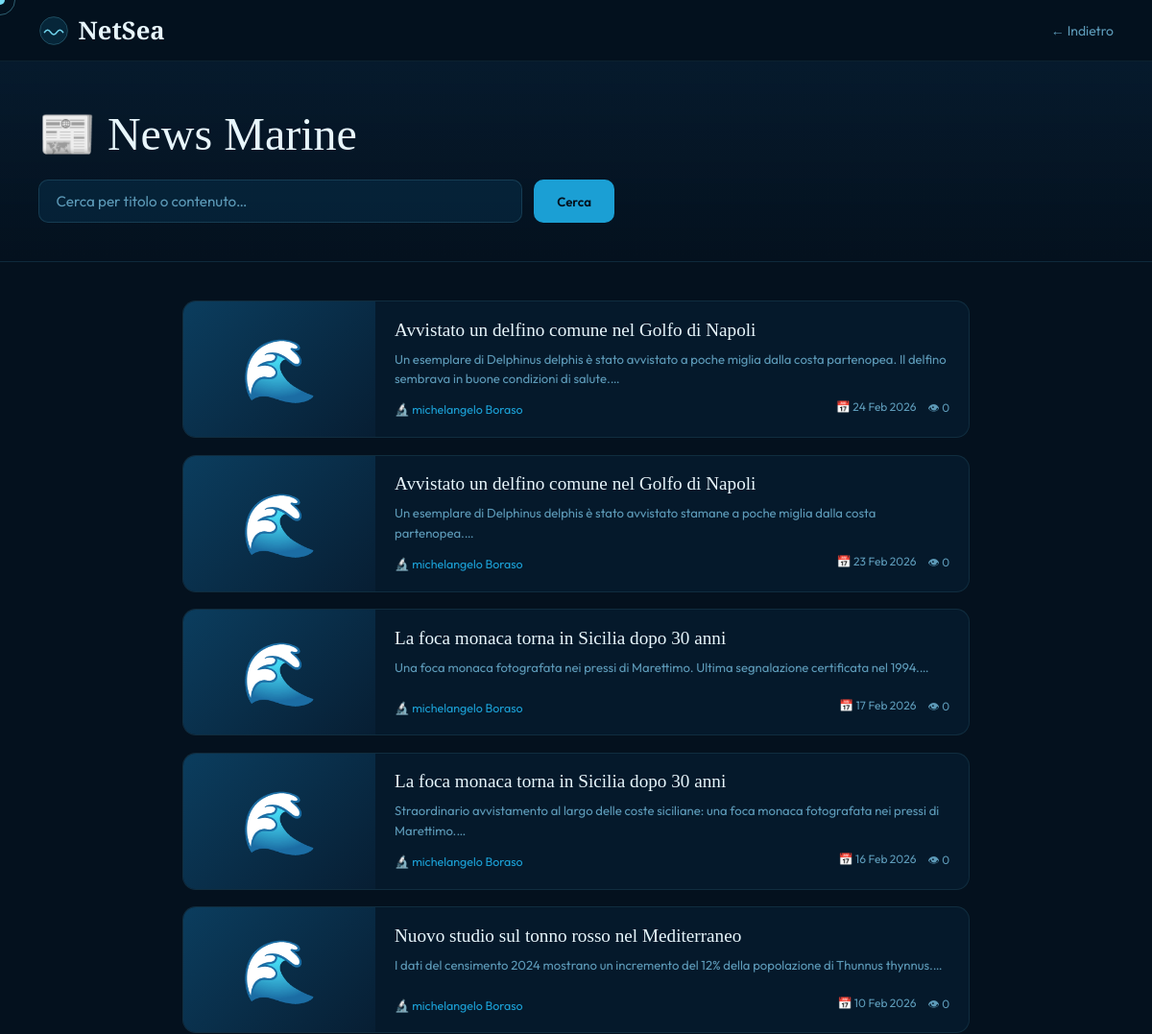
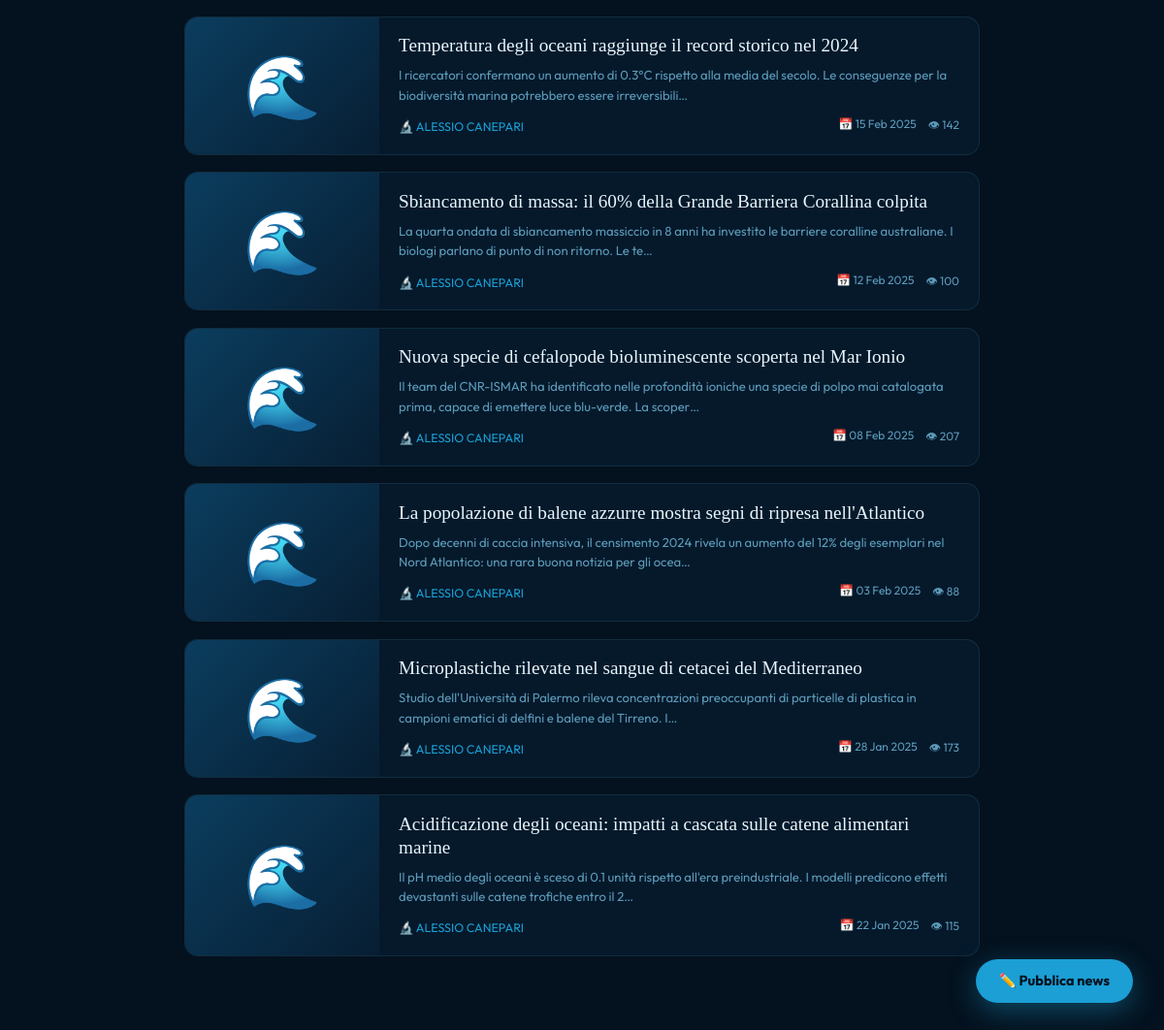
/news.php (signed in), run on the app's committed database (2 pictures, top to bottom).
### tables this page shows
CREATE TABLE `news` (
  `id_news` int(11) NOT NULL,
  `titolo` varchar(150) DEFAULT NULL,
  `contenuto` text DEFAULT NULL,
  `copertina` text DEFAULT NULL,
  `data_pub` date DEFAULT NULL,
  `visualizzazioni` int(11) DEFAULT NULL,
  `id_ricercatore` int(11) DEFAULT NULL
);

CREATE TABLE `utente` (
  `id_utente` int(11) NOT NULL,
  `username` varchar(50) DEFAULT NULL,
  `password_hash` text DEFAULT NULL,
  `email` varchar(150) DEFAULT NULL,
  `nome` varchar(100) DEFAULT NULL,
  `cognome` varchar(100) DEFAULT NULL,
  `data_registrazione` date DEFAULT NULL,
  `is_admin` tinyint(1) DEFAULT 0,
  `foto_profilo` varchar(255) DEFAULT NULL
);

### news.php (the view, shortened to what this page needs)
<?php
require 'config.php';
$q = trim($_GET['q'] ?? '');
$like = '%' . $q . '%';
if ($q) {
    $stmt = $connessione->prepare("
        SELECT n.*, u.nome AS nome_autore, u.cognome AS cognome_autore
        FROM news n
        JOIN ricercatore r ON n.id_ricercatore = r.id_ricercatore
        JOIN utente u ON r.id_ricercatore = u.id_utente
        WHERE n.titolo LIKE ? OR n.contenuto LIKE ?
        ORDER BY n.data_pub DESC
    ");
    $stmt->execute([$like, $like]);
} else {
    $stmt = $connessione->query("
        SELECT n.*, u.nome AS nome_autore, u.cognome AS cognome_autore
        FROM news n
        JOIN ricercatore r ON n.id_ricercatore = r.id_ricercatore
        JOIN utente u ON r.id_ricercatore = u.id_utente
        ORDER BY n.data_pub DESC
    ");
}
$tutte_news = $stmt->fetchAll();
?>
<!DOCTYPE html>
<html lang="it">
<head>
  <link rel="stylesheet" href="style.css">
</head>
<body>
<nav>
  <a href="index.php" class="nav-logo">
    <svg viewBox="0 0 40 40" fill="none">
      <circle cx="20" cy="20" r="18" fill="rgba(27,159,212,.15)" stroke="rgba(114,215,240,.3)" stroke-width="1"/>
      <path d="M8 22 Q12 16 16 22 Q20 28 24 22 Q28 16 32 22" stroke="#72d7f0" stroke-width="2" fill="none" stroke-linecap="round"/>
    </svg>
    NetSea
  </a>
  <a href="javascript:history.back()" class="nav-back">← Indietro</a>
</nav>
<div class="page-hero">
  <h1>📰 News Marine</h1>
  <form class="search-bar" method="GET" action="news.php">
    <input type="text" name="q" value="<?= htmlspecialchars($q) ?>"
           placeholder="Cerca per titolo o contenuto…" autocomplete="off">
    <button type="submit">Cerca</button>
  </form>
</div>
<div class="main">
  <?php if (empty($tutte_news)): ?>
    <div class="empty">
      <div>🌊</div>
      <p><?= $q ? 'Nessuna news trovata per questa ricerca.' : 'Nessuna news pubblicata ancora.' ?></p>
    </div>
  <?php else: ?>
    <?php foreach ($tutte_news as $n):
      $data   = $n['data_pub'] ? date('d M Y', strtotime($n['data_pub'])) : '';
      $autore = trim(($n['nome_autore'] ?? '') . ' ' . ($n['cognome_autore'] ?? ''));
      $isImg  = !empty($n['copertina']) && preg_match('/\.(jpg|jpeg|png|gif|webp)$/i', $n['copertina']);
    ?>
    <a href="news_detail.php?id=<?= $n['id_news'] ?>" class="news-card">
      <div class="news-card-img">
        <?php if ($isImg): ?>
          <img src="<?= htmlspecialchars($n['copertina']) ?>" alt="">
        <?php else: ?>
          🌊
        <?php endif; ?>
      </div>
      <div class="news-card-body">
        <h3><?= htmlspecialchars($n['titolo']) ?></h3>
        <p><?= htmlspecialchars(mb_substr($n['contenuto'] ?? '', 0, 150)) ?>…</p>
        <div class="news-card-footer">
          <span class="news-autore">🔬 <?= htmlspecialchars($autore) ?></span>
          <div class="news-meta">
            <span>📅 <?= $data ?></span>
            <span>👁 <?= (int)($n['visualizzazioni'] ?? 0) ?></span>
          </div>
        </div>
      </div>
    </a>
    <?php endforeach; ?>
  <?php endif; ?>
</div>
<?php if (isset($_SESSION['id']) && in_array($_SESSION['ruolo'] ?? '', ['ricercatore','admin'])): ?>
  <a href="crea_news.php" class="fab">✏️ Pubblica news</a>
<?php endif; ?>
</body>
</html>

### style.css (style rules this page uses)
*, *::before, *::after { box-sizing: border-box; margin: 0; padding: 0; }
:root { --ink: #04111e; --deep: #071e33; --ocean: #0b3d5e; --mid: #1267a0; --wave: #1b9fd4; --foam: #72d7f0; --pearl: #e8f6fc; --sand: #f5ede0; --sand2: #e8d9c4; --coral: #e05a3a; --kelp: #2cb89b; --gold: #f0c040; --text: #c5e4f5; --muted: #5d9ab8; --ease: cubic-bezier(.25,.46,.45,.94); }
html { scroll-behavior: smooth; }
body { font-family: 'Outfit', sans-serif; background: var(--ink); color: var(--text); overflow-x: hidden; cursor: none; }
a { color: var(--wave); text-decoration: none; transition: color .2s; }
nav { position: sticky; top: 0; z-index: 200; height: 64px; display: flex; align-items: center; padding: 0 2.5rem; gap: 1rem; background: rgba(4,17,30,.95); border-bottom: 1px solid rgba(114,215,240,.08); }
.nav-logo { display: flex; align-items: center; gap: .6rem; text-decoration: none; font-family: 'Cormorant Garamond', serif; font-size: 1.6rem; font-weight: 600; color: var(--pearl); }
.nav-logo svg, .nav-logo-wave svg { width: 32px; height: 32px; }
.nav-back { margin-left: auto; color: var(--muted); font-size: .875rem; transition: color .2s; }
h1, h2, h3 { font-family: 'Cormorant Garamond', serif; font-weight: 400; color: var(--pearl); }
h1 { font-size: clamp(1.8rem, 4vw, 3rem); line-height: 1.15; margin-bottom: .75rem; }
h3 { font-size: 1.15rem; line-height: 1.3; }
.fab { position: fixed; bottom: 2rem; right: 2rem; z-index: 300; background: var(--wave); color: var(--ink); border-radius: 50px; padding: .85rem 1.5rem; font-family: 'Outfit', sans-serif; font-weight: 700; font-size: .9rem; display: flex; align-items: center; gap: .5rem; text-decoration: none; border: none; cursor: pointer; box-shadow: 0 8px 30px rgba(27,159,212,.4); transition: all .2s; }
input[type=text], input[type=email], input[type=password], input[type=url], input[type=number], select, textarea { width: 100%; padding: .8rem 1rem; background: rgba(11,61,94,.3); border: 1px solid rgba(114,215,240,.15); border-radius: 10px; color: var(--pearl); font-family: 'Outfit', sans-serif; font-size: .95rem; outline: none; transition: border-color .2s, box-shadow .2s, background .2s; }
input::placeholder, textarea::placeholder { color: var(--muted); }
.page-hero { padding: 3rem 2.5rem 2.5rem; background: linear-gradient(180deg, rgba(7,30,51,.7), var(--ink)); border-bottom: 1px solid rgba(114,215,240,.08); }
.page-hero h1 { font-size: clamp(2rem, 4vw, 3rem); margin-bottom: 1.25rem; }
.main { max-width: 900px; margin: 2.5rem auto 5rem; padding: 0 2.5rem; }
.search-bar { display: flex; gap: .75rem; max-width: 600px; }
.search-bar input { flex: 1; padding: .75rem 1.1rem; background: rgba(11,61,94,.35); border: 1px solid rgba(114,215,240,.15); border-radius: 10px; color: var(--pearl); font-family: 'Outfit', sans-serif; font-size: .95rem; outline: none; }
.search-bar input::placeholder { color: var(--muted); }
.search-bar button { padding: .75rem 1.5rem; background: var(--wave); color: var(--ink); border: none; border-radius: 10px; font-family: 'Outfit', sans-serif; font-weight: 600; cursor: pointer; transition: background .2s; }
.news-card { display: grid; grid-template-columns: 200px 1fr; background: rgba(11,61,94,.2); border: 1px solid rgba(114,215,240,.1); border-radius: 14px; overflow: hidden; margin-bottom: 1.1rem; text-decoration: none; transition: border-color .2s, transform .2s; }
.news-card-img { background: linear-gradient(135deg,var(--ocean),var(--deep)); display: flex; align-items: center; justify-content: center; font-size: 4rem; min-height: 130px; position: relative; overflow: hidden; }
.news-card-body { padding: 1.1rem 1.25rem; display: flex; flex-direction: column; justify-content: space-between; }
.news-card-body h3 { font-family: 'Cormorant Garamond', serif; font-size: 1.2rem; color: var(--pearl); font-weight: 400; line-height: 1.25; margin-bottom: .5rem; }
.news-card-body p { color: var(--muted); font-size: .82rem; line-height: 1.55; display: -webkit-box; -webkit-line-clamp: 2; -webkit-box-orient: vertical; overflow: hidden; margin-bottom: .75rem; flex: 1; }
.news-card-footer { display: flex; align-items: center; justify-content: space-between; gap: .5rem; flex-wrap: wrap; }
.news-autore { font-size: .78rem; color: var(--wave); }
.news-meta { display: flex; gap: .75rem; font-size: .75rem; color: var(--muted); }

### data on the page
news: titolo "Avvistato un delfino comune nel Golfo di Napoli", contenuto "Un esemplare di Delphinus delphis è stato avvistato a poche miglia dalla costa partenopea. Il delfino sembrava in buone condizioni di salute.", utente.nome+cognome "michelangelo Boraso", data_pub "24 Feb 2026", visualizzazioni "0"
news: titolo "Avvistato un delfino comune nel Golfo di Napoli", contenuto "Un esemplare di Delphinus delphis è stato avvistato stamane a poche miglia dalla costa partenopea.", utente.nome+cognome "michelangelo Boraso", data_pub "23 Feb 2026", visualizzazioni "0"
news: titolo "La foca monaca torna in Sicilia dopo 30 anni", contenuto "Una foca monaca fotografata nei pressi di Marettimo. Ultima segnalazione certificata nel 1994.", utente.nome+cognome "michelangelo Boraso", data_pub "17 Feb 2026", visualizzazioni "0"
news: titolo "La foca monaca torna in Sicilia dopo 30 anni", contenuto "Straordinario avvistamento al largo delle coste siciliane: una foca monaca fotografata nei pressi di Marettimo.", utente.nome+cognome "michelangelo Boraso", data_pub "16 Feb 2026", visualizzazioni "0"
news: titolo "Nuovo studio sul tonno rosso nel Mediterraneo", contenuto "I dati del censimento 2024 mostrano un incremento del 12% della popolazione di Thunnus thynnus.", utente.nome+cognome "michelangelo Boraso", data_pub "10 Feb 2026", visualizzazioni "0"
news: titolo "Temperatura degli oceani raggiunge il record storico nel 2024", contenuto "I ricercatori confermano un aumento di 0.3°C rispetto alla media del secolo. Le conseguenze per la biodiversità marina potrebbero essere irreversibili", utente.nome+cognome "ALESSIO CANEPARI", data_pub "15 Feb 2025", visualizzazioni "142"
news: titolo "Sbiancamento di massa: il 60% della Grande Barriera Corallina colpita", contenuto "La quarta ondata di sbiancamento massiccio in 8 anni ha investito le barriere coralline australiane. I biologi parlano di punto di non ritorno. Le te", utente.nome+cognome "ALESSIO CANEPARI", data_pub "12 Feb 2025", visualizzazioni "100"
news: titolo "Nuova specie di cefalopode bioluminescente scoperta nel Mar Ionio", contenuto "Il team del CNR-ISMAR ha identificato nelle profondità ioniche una specie di polpo mai catalogata prima, capace di emettere luce blu-verde. La scoper", utente.nome+cognome "ALESSIO CANEPARI", data_pub "08 Feb 2025", visualizzazioni "207"
news: titolo "La popolazione di balene azzurre mostra segni di ripresa nell'Atlantico", contenuto "Dopo decenni di caccia intensiva, il censimento 2024 rivela un aumento del 12% degli esemplari nel Nord Atlantico: una rara buona notizia per gli ocea", utente.nome+cognome "ALESSIO CANEPARI", data_pub "03 Feb 2025", visualizzazioni "88"
news: titolo "Microplastiche rilevate nel sangue di cetacei del Mediterraneo", contenuto "Studio dell'Università di Palermo rileva concentrazioni preoccupanti di particelle di plastica in campioni ematici di delfini e balene del Tirreno. I", utente.nome+cognome "ALESSIO CANEPARI", data_pub "28 Jan 2025", visualizzazioni "173"
news: titolo "Acidificazione degli oceani: impatti a cascata sulle catene alimentari marine", contenuto "Il pH medio degli oceani è sceso di 0.1 unità rispetto all'era preindustriale. I modelli predicono effetti devastanti sulle catene trofiche entro il 2", utente.nome+cognome "ALESSIO CANEPARI", data_pub "22 Jan 2025", visualizzazioni "115"
